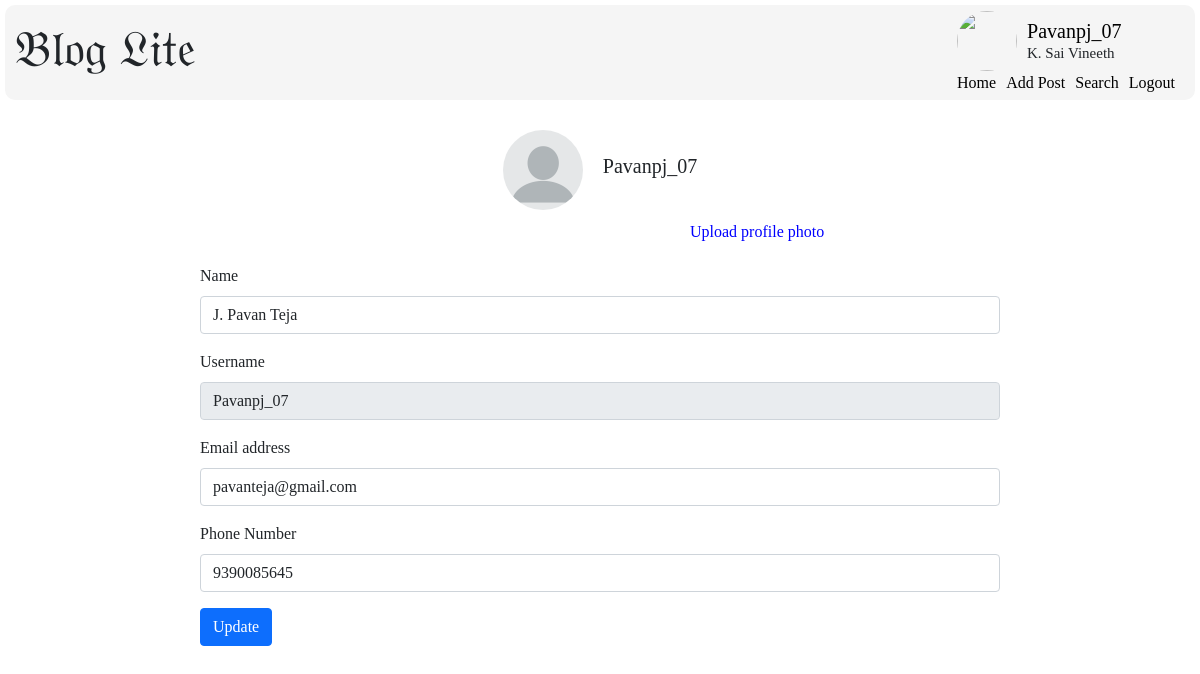
/edit_profile/Pavanpj_07 (signed in), run on the app's committed database.
### application/models.py (models this page shows)
class User(db.Model):
    __tablename__ = 'user'
    user_id = db.Column(db.Integer, autoincrement = True, primary_key = True, unique = True)
    name = db.Column(db.String, nullable = False)
    username = db.Column(db.String, nullable = False, unique = True)
    password = db.Column(db.String, nullable = False)
    email = db.Column(db.String, nullable = False, unique = True)
    mobile_number = db.Column(db.Integer, nullable = False, unique = True)
    created_date = db.Column(db.String, nullable = False)
    updated_date = db.Column(db.String, nullable = False)
    userposts = db.relationship('UserPosts', backref = 'user', lazy = True)
    profilepics = db.relationship('ProfilePics', backref = 'user', lazy = True)
    followers_list = db.relationship('Followers_List', backref = 'user', lazy = True)
    following_list = db.relationship('Following_List', backref = 'user', lazy = True)
    comments = db.relationship('Comments', backref='user', lazy = True)

### application/controllers.py (the view, shortened to what this page needs)
@app.route('/edit_profile/<username>', methods=['GET', 'POST'])
def edit_profile(username):
    if not g.user:
        return redirect(url_for('session_expired'))
    if request.method == 'GET':
        user = User.query.filter_by(username = username).first()
        profilepic = ProfilePics.query.filter_by(user_id = user.user_id).first()
        if profilepic:
            default_profilepic = False
        else:
            default_profilepic = True
        return render_template('edit_profile.html', username = username, user = user, default_profilepic = default_profilepic, name = session['fullname'])

### application/controllers.py (called while the page is built)
@app.before_request
def before_request():
    g.user = None
    if 'user' in session:
        g.user = session['user']

@app.after_request
def after_request(response):
    response.headers["Cache-Control"] = "no-cache, no-store, must-revalidate, post-check=0, pre-check=0"
    return response

### templates/edit_profile.html (shortened to what this page needs)
{% extends "base.html" %}
{% block head %}
    <link rel="stylesheet" type="text/css" href="{{ url_for('static', filename='profile.css') }}"/>
{% endblock %}
{% block content %}
<div>
    <div class="profilepic-container d-flex align-items-center justify-content-center">
    {% if default_profilepic -%}
        <img src="{{ url_for('static', filename='images/blank-profile-picture.png') }}" class="profilepic" />
    {% else -%}
        <img src="{{ url_for('renderprofilepic', username = username) }}" class="profilepic" />
    {% endif %}
    <div class="profileusername">
        <h5>{{ username }}</h5>
    </div>
</div>
<div class="editprofilepic-container">
    {% if default_profilepic -%}
        <form action="{{ url_for('uploadprofilepic', username = username) }}" method="post" enctype=multipart/form-data>
            <a href="#" class="uploadprofilepic" id="upload_link">Upload profile photo</a>
        </form>
    {% endif %}
</div>
<div class="userdata">
    <form action="{{ url_for('edit_profile', username = username) }}" method="post" enctype=multipart/form-data class="userdataform">
        <div class="mb-3">
          <label for="Name" class="form-label">Name</label>
          <input type="text" class="form-control" id="Name" name="name" value="{{ user.name }}">
        </div>
        <div class="mb-3">
            <label for="Username" class="form-label">Username</label>
            <input type="text" class="form-control" id="Username" name="username" value="{{ user.username }}" readonly>
        </div>
        <div class="mb-3">
            <label for="Email" class="form-label">Email address</label>
            <input type="email" class="form-control" id="Email" name="email" value="{{ user.email }}">
        </div>
        <div class="mb-3">
            <label for="phonenumber" class="form-label">Phone Number</label>
            <input type="text" class="form-control" id="phonenumber" name="mobile_number" value="{{ user.mobile_number }}">
        </div>
        <button type="submit" class="btn btn-primary">Update</button>
</form>
</div>
</div>
{% endblock %}

### static/header.css (style rules this page uses)
* { font-family: poppins; }

### static/profile.css (style rules this page uses)
a { text-decoration: none; color: black; }
.profilepic { height: 80px; width: 80px; border-radius: 50%; }
.profileusername { margin: 0px 0px 0px 20px; }
.editprofilepic-container { margin: 10px 0px 0px 490px; }
.updateprofilepic, .uploadprofilepic { position: relative; color: blue; text-decoration: none; }
.updateprofilepic::before, .uploadprofilepic::before { content: ""; position: absolute; display: block; width: 100%; height: 1.5px; bottom: 0; left: 0; background-color: blue; transform: scaleX(0); transition: transform 0.3s ease; }
.userdata { margin: 20px 0px 0px 0px; }

### data on the page
User: name "J. Pavan Teja", username "Pavanpj_07", email "pavanteja@gmail.com", mobile_number "9390085645"

### other printed values
{{ username }} "Pavanpj_07"
{{ session['fullname'] }} "K. Sai Vineeth"
